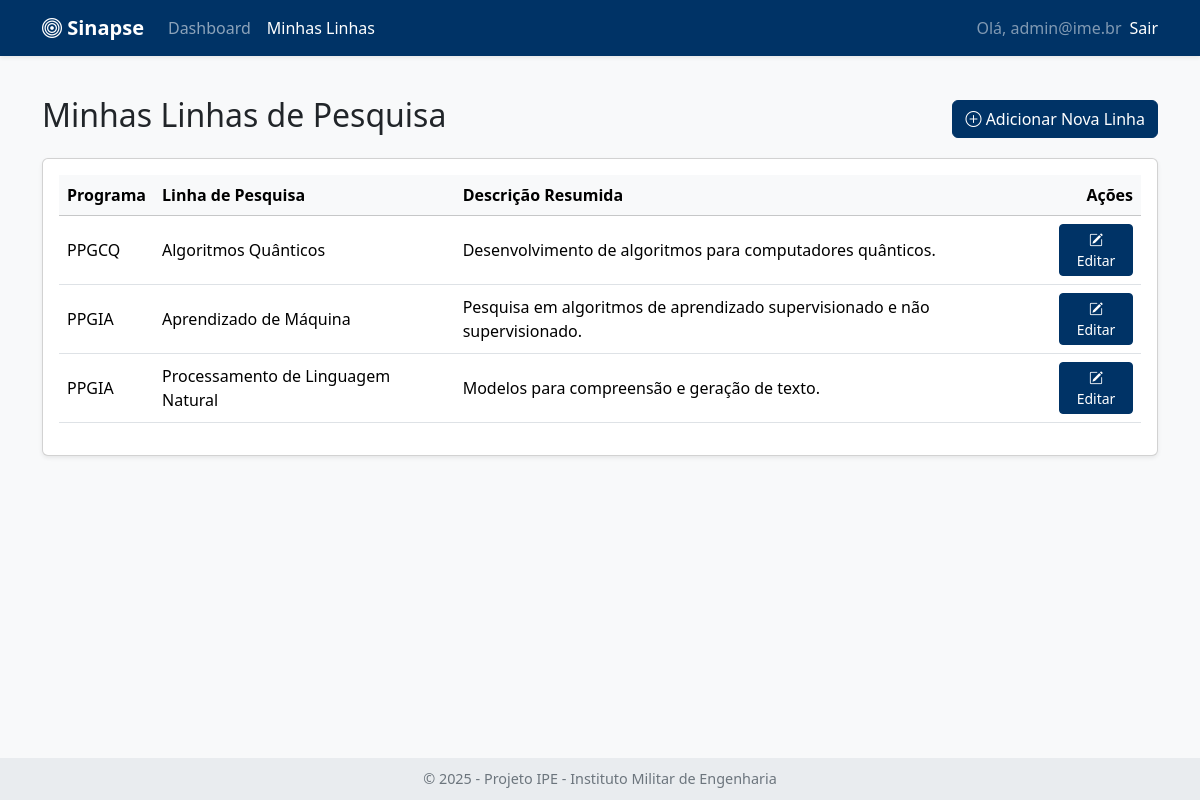
The app's page /linhas (signed in) with its own data.
### tables this page shows
CREATE TABLE linha_ime (
                id INTEGER PRIMARY KEY AUTOINCREMENT,
                programa TEXT,
                linha TEXT,
                descricao TEXT,
                emails_contato TEXT,
                embedding BLOB,
                user_id INTEGER,
                FOREIGN KEY (user_id) REFERENCES users (id)
            );

### app.py (the view)
@app.route('/linhas')
@login_required
def listar_linhas():
    print(f"--- [DEBUG] Rota /linhas acessada por user_id: {session.get('user_id')}")
    user_id = session['user_id']
    linhas = motor.get_linhas_by_user(user_id)
    return render_template('linhas.html', linhas=linhas)

### app.py (called while the page is built)
def login_required(f):
    @wraps(f)
    def decorated_function(*args, **kwargs):
        if 'user_id' not in session:
            flash("Você precisa fazer login para acessar esta página.", "warning")
            return redirect(url_for('login', next=request.path))
        return f(*args, **kwargs)
    return decorated_function

### motor_ia.py (called while the page is built)
    def _get_db_conn(self):
        try:
            sqlite3.register_adapter(np.ndarray, lambda arr: arr.astype(np.float32).tobytes())
            sqlite3.register_converter("vector", lambda b: np.frombuffer(b, dtype=np.float32))
            conn = sqlite3.connect(self.db_path, detect_types=sqlite3.PARSE_DECLTYPES | sqlite3.PARSE_COLNAMES)
            conn.row_factory = self._dict_factory
            return conn
        except sqlite3.Error as e:
            print(f"--- [DEBUG] MOTOR_IA: Erro ao CONECTAR ao banco de dados SQLite '{self.db_path}': {e} ---")
            return None

    def _dict_factory(self, cursor, row):
        d = {}
        for idx, col in enumerate(cursor.description):
            d[col[0]] = row[idx]
        return d

    def get_linhas_by_user(self, user_id):
        conn = self._get_db_conn()
        if not conn: return []
        try:
            cursor = conn.cursor()
            linhas = cursor.execute("SELECT * FROM linha_ime WHERE user_id = ? ORDER BY programa, linha", (user_id,)).fetchall()
            conn.close()
            return linhas
        except sqlite3.Error as e:
            print(f"Erro ao buscar linhas por usuário: {e}")
            conn.close()
            return []

### templates/linhas.html (shortened to what this page needs)
{% extends "base.html" %}
{% block content %}
<div class="d-flex justify-content-between align-items-center mb-3">
    <h2>Minhas Linhas de Pesquisa</h2>
    <a href="{{ url_for('adicionar_linha') }}" class="btn btn-main-brand">
        <i class="bi bi-plus-circle"></i> Adicionar Nova Linha
    </a>
</div>
<div class="card shadow-sm">
    <div class="card-body">
        <div class="table-responsive">
            <table class="table table-hover align-middle">
                <thead class="table-light">
                    <tr>
                        <th>Programa</th>
                        <th>Linha de Pesquisa</th>
                        <th>Descrição Resumida</th>
                        <th class="text-end">Ações</th>
                    </tr>
                </thead>
                <tbody>
                    {% for linha in linhas %}
                    <tr>
                        <td>{{ linha.programa }}</td>
                        <td>{{ linha.linha }}</td>
                        <td>{{ linha.descricao | truncate(100) }}</td>
                        <td class="text-end">
                            <a href="{{ url_for('editar_linha', linha_id=linha.id) }}" class="btn btn-sm btn-main-brand">
                                <i class="bi bi-pencil-square"></i> Editar
                            </a>
                        </td>
                    </tr>
                    {% endfor %}
                </tbody>
            </table>
        </div>
    </div>
</div>
{% endblock %}

### templates/base.html (style rules this page uses)
body { background-color: #f8f9fa; padding-bottom: 80px; }
.btn-main-brand { background-color: #003366; border-color: #003366; color: #fff; }

### records on screen
linha_ime: programa "PPGCQ", linha "Algoritmos Quânticos", descricao "Desenvolvimento de algoritmos para computadores quânticos."
linha_ime: programa "PPGIA", linha "Aprendizado de Máquina", descricao "Pesquisa em algoritmos de aprendizado supervisionado e não supervisionado."
linha_ime: programa "PPGIA", linha "Processamento de Linguagem Natural", descricao "Modelos para compreensão e geração de texto."
